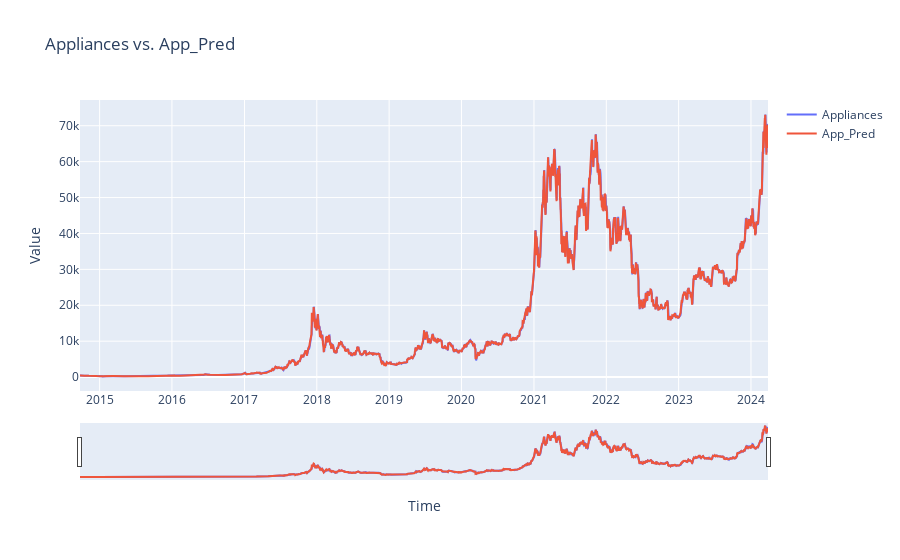

Notebook source saved alongside this figure:
### Code cell
import plotly.graph_objects as go

# Assuming df_final is your DataFrame
# Create a Plotly figure
fig = go.Figure()

# Add traces for 'Appliances' and 'App_Pred'
fig.add_trace(go.Scatter(x=df_onix['x'], y=df_onix['y'], mode='lines', name='Appliances'))
fig.add_trace(go.Scatter(x=df_onix['x'], y=df_onix['z'], mode='lines', name='App_Pred'))

# Update layout with titles and labels
fig.update_layout(title='Appliances vs. App_Pred',
                  xaxis_title='Time',
                  yaxis_title='Value',
                  xaxis=dict(rangeslider=dict(visible=True)))  # Add range slider

# Show the plot
fig.show()

### Figure 1 — Plotly figure (JSON) as saved in the notebook; plotly's stock layout.template omitted (floating-point values rounded to 4 significant figures; data arrays with more than 128 entries replaced by an {"elided": "..."} marker saying what was removed)
{"data": [{"mode": "lines", "name": "Appliances", "type": "scatter", "x": {"elided": "3473 str values"}, "y": {"elided": "3473 float values"}}, {"mode": "lines", "name": "App_Pred", "type": "scatter", "x": {"elided": "3473 str values"}, "y": {"elided": "3473 float values"}}], "layout": {"title": {"text": "Appliances vs. App_Pred"}, "xaxis": {"rangeslider": {"visible": true}, "title": {"text": "Time"}}, "yaxis": {"title": {"text": "Value"}}}}
